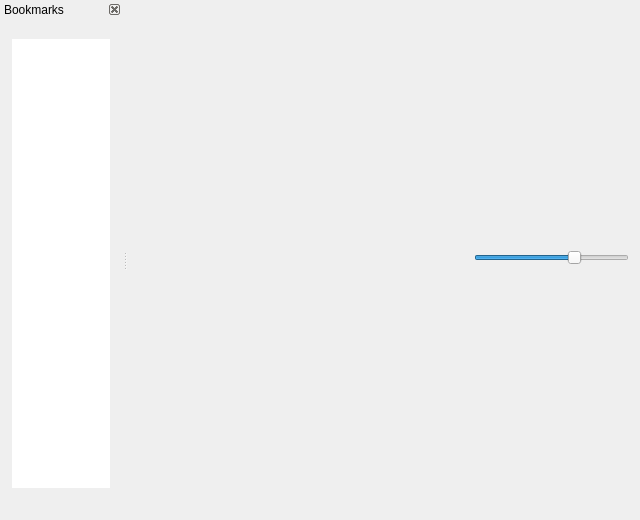
<?xml version="1.0" encoding="UTF-8"?>
<ui version="4.0">
 <class>MainWindow</class>
 <widget class="QMainWindow" name="MainWindow">
  <property name="geometry">
   <rect>
    <x>0</x>
    <y>0</y>
    <width>640</width>
    <height>520</height>
   </rect>
  </property>
  <property name="windowTitle">
   <string>File Manager</string>
  </property>
  <widget class="QWidget" name="centralWidget">
   <layout class="QVBoxLayout" name="verticalLayout_2">
    <property name="spacing">
     <number>0</number>
    </property>
    <property name="leftMargin">
     <number>0</number>
    </property>
    <property name="topMargin">
     <number>6</number>
    </property>
    <item>
     <layout class="QVBoxLayout" name="centralLayout"/>
    </item>
    <item>
     <layout class="QHBoxLayout" name="horizontalLayout" stretch="1,1,0,1">
      <item>
       <widget class="QLabel" name="statusBar">
        <property name="text">
         <string/>
        </property>
       </widget>
      </item>
      <item>
       <spacer name="horizontalSpacer">
        <property name="orientation">
         <enum>Qt::Horizontal</enum>
        </property>
        <property name="sizeHint" stdset="0">
         <size>
          <width>0</width>
          <height>0</height>
         </size>
        </property>
       </spacer>
      </item>
      <item>
       <widget class="QToolButton" name="notificationInfo">
        <property name="text">
         <string/>
        </property>
        <property name="autoRaise">
         <bool>true</bool>
        </property>
       </widget>
      </item>
      <item>
       <widget class="QSlider" name="horizontalSlider">
        <property name="minimum">
         <number>1</number>
        </property>
        <property name="maximum">
         <number>4</number>
        </property>
        <property name="singleStep">
         <number>1</number>
        </property>
        <property name="pageStep">
         <number>2</number>
        </property>
        <property name="value">
         <number>3</number>
        </property>
        <property name="orientation">
         <enum>Qt::Horizontal</enum>
        </property>
       </widget>
      </item>
     </layout>
    </item>
   </layout>
  </widget>
  <widget class="QDockWidget" name="dockBookmarks">
   <property name="features">
    <set>QDockWidget::DockWidgetClosable|QDockWidget::DockWidgetMovable</set>
   </property>
   <property name="allowedAreas">
    <set>Qt::LeftDockWidgetArea|Qt::RightDockWidgetArea</set>
   </property>
   <property name="windowTitle">
    <string>Bookmarks</string>
   </property>
   <attribute name="dockWidgetArea">
    <number>1</number>
   </attribute>
   <widget class="QWidget" name="dockBookmarksContents">
    <layout class="QVBoxLayout" name="verticalLayout">
     <property name="spacing">
      <number>0</number>
     </property>
     <property name="leftMargin">
      <number>12</number>
     </property>
     <property name="topMargin">
      <number>20</number>
     </property>
     <property name="rightMargin">
      <number>12</number>
     </property>
     <property name="bottomMargin">
      <number>32</number>
     </property>
     <item>
      <widget class="SideView" name="sideView">
       <property name="sizePolicy">
        <sizepolicy hsizetype="MinimumExpanding" vsizetype="Minimum">
         <horstretch>0</horstretch>
         <verstretch>0</verstretch>
        </sizepolicy>
       </property>
       <property name="acceptDrops">
        <bool>true</bool>
       </property>
       <property name="frameShape">
        <enum>QFrame::NoFrame</enum>
       </property>
       <property name="verticalScrollBarPolicy">
        <enum>Qt::ScrollBarAsNeeded</enum>
       </property>
       <property name="horizontalScrollBarPolicy">
        <enum>Qt::ScrollBarAlwaysOff</enum>
       </property>
       <property name="sizeAdjustPolicy">
        <enum>QAbstractScrollArea::AdjustToContents</enum>
       </property>
       <property name="editTriggers">
        <set>QAbstractItemView::NoEditTriggers</set>
       </property>
       <property name="dragDropMode">
        <enum>QAbstractItemView::DragDrop</enum>
       </property>
       <property name="defaultDropAction">
        <enum>Qt::MoveAction</enum>
       </property>
       <property name="resizeMode">
        <enum>QListView::Adjust</enum>
       </property>
       <property name="gridSize">
        <size>
         <width>96</width>
         <height>24</height>
        </size>
       </property>
       <property name="wordWrap">
        <bool>true</bool>
       </property>
      </widget>
     </item>
    </layout>
   </widget>
  </widget>
 </widget>
 <layoutdefault spacing="6" margin="11"/>
 <customwidgets>
  <customwidget>
   <class>SideView</class>
   <extends>QListView</extends>
   <header>sideview.h</header>
  </customwidget>
 </customwidgets>
 <resources/>
 <connections/>
</ui>
